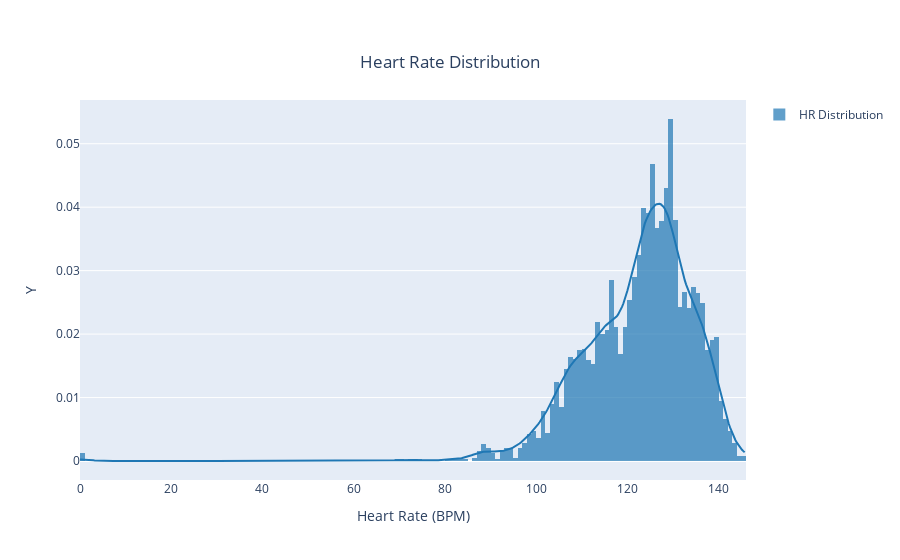

Notebook source saved alongside this figure:
### Code cell
import plotly.figure_factory as ff
from scipy.stats import norm
import numpy as np

np.random.seed(123)

#defining a function to plot the distribution of the data, as it will be used multiple times

def PyPlotDistribution(data, title, x_axis, y_axis,group_descr):
    
    m, s = norm.fit(data)
    gaussian_data = np.random.normal(m, s, 10000)

    fig = ff.create_distplot(
        # [data, gaussian_data],
        # group_labels=[group_descr, f"Gaussian: m={m:.2f}, s={s:.2f}"],
        # curve_type="kde", show_rug=False
        [data],
        group_labels=[group_descr],
        curve_type="kde", show_rug=False
    )

    fig.update_layout(
        title={
            'text': title,
            'y':0.9,
            'x':0.5,
            'xanchor': 'center',
            'yanchor': 'top'},
        xaxis=dict(
            title=x_axis
        ),
        yaxis=dict(
            title=y_axis
        ))

    fig.show()

    return(fig)

#Just display:
#PyPlotDistribution(polar_data_df['HR (bpm)'].tolist(), "Heart Rate Distribution", "Heart Rate (BPM)", "Y","HR Distribution")

#To display and save the figure:
PyPlotDistribution(polar_data_df['HR (bpm)'].tolist(), "Heart Rate Distribution", "Heart Rate (BPM)", "Y","HR Distribution")\
    .write_html("./Output_HR_Distrib.html")

### Figure 1 — Plotly figure (JSON) as saved in the notebook; plotly's stock layout.template omitted (floating-point values rounded to 4 significant figures; data arrays with more than 128 entries replaced by an {"elided": "..."} marker saying what was removed)
{"data": [{"autobinx": false, "histnorm": "probability density", "legendgroup": "HR Distribution", "marker": {"color": "rgb(31, 119, 180)"}, "name": "HR Distribution", "opacity": 0.7, "type": "histogram", "x": {"elided": "3793 int values"}, "xaxis": "x", "xbins": {"end": 146, "size": 1, "start": 0}, "yaxis": "y"}, {"legendgroup": "HR Distribution", "marker": {"color": "rgb(31, 119, 180)"}, "mode": "lines", "name": "HR Distribution", "showlegend": false, "type": "scatter", "x": {"elided": "500 float values"}, "xaxis": "x", "y": {"elided": "500 float values"}, "yaxis": "y"}], "layout": {"barmode": "overlay", "hovermode": "closest", "legend": {"traceorder": "reversed"}, "title": {"text": "Heart Rate Distribution", "x": 0.5, "xanchor": "center", "y": 0.9, "yanchor": "top"}, "xaxis": {"anchor": "y2", "domain": [0, 1], "title": {"text": "Heart Rate (BPM)"}, "zeroline": false}, "yaxis": {"anchor": "free", "domain": [0, 1], "position": 0, "title": {"text": "Y"}}}}
